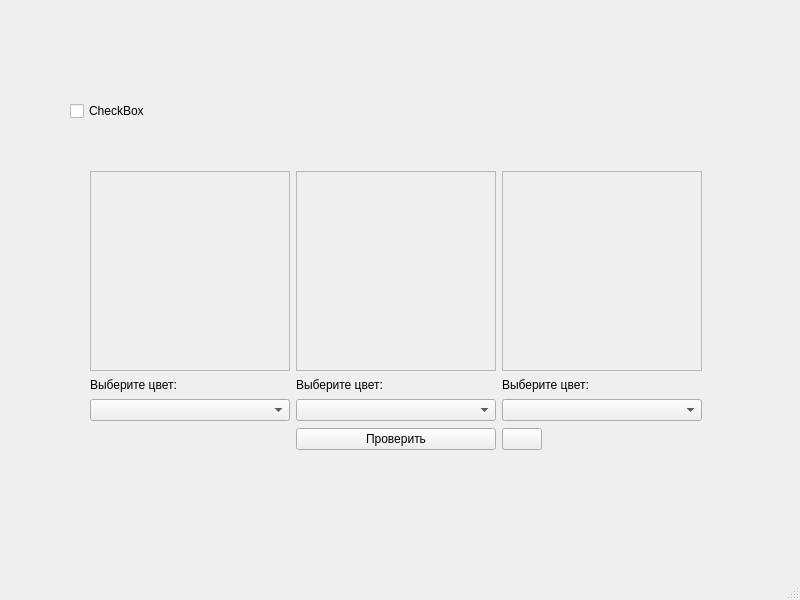
<?xml version="1.0" encoding="UTF-8"?>
<ui version="4.0">
 <class>MainWindow</class>
 <widget class="QMainWindow" name="MainWindow">
  <property name="enabled">
   <bool>true</bool>
  </property>
  <property name="geometry">
   <rect>
    <x>0</x>
    <y>0</y>
    <width>800</width>
    <height>600</height>
   </rect>
  </property>
  <property name="sizePolicy">
   <sizepolicy hsizetype="Fixed" vsizetype="Fixed">
    <horstretch>0</horstretch>
    <verstretch>0</verstretch>
   </sizepolicy>
  </property>
  <property name="mouseTracking">
   <bool>true</bool>
  </property>
  <property name="windowTitle">
   <string>Logical Balls</string>
  </property>
  <property name="toolTipDuration">
   <number>-1</number>
  </property>
  <property name="toolButtonStyle">
   <enum>Qt::ToolButtonTextOnly</enum>
  </property>
  <widget class="QWidget" name="centralwidget">
   <property name="sizePolicy">
    <sizepolicy hsizetype="Fixed" vsizetype="Fixed">
     <horstretch>0</horstretch>
     <verstretch>0</verstretch>
    </sizepolicy>
   </property>
   <widget class="QLabel" name="ruleGame">
    <property name="geometry">
     <rect>
      <x>90</x>
      <y>100</y>
      <width>611</width>
      <height>27</height>
     </rect>
    </property>
    <property name="sizePolicy">
     <sizepolicy hsizetype="Expanding" vsizetype="Expanding">
      <horstretch>0</horstretch>
      <verstretch>0</verstretch>
     </sizepolicy>
    </property>
    <property name="font">
     <font>
      <pointsize>15</pointsize>
     </font>
    </property>
    <property name="layoutDirection">
     <enum>Qt::LeftToRight</enum>
    </property>
    <property name="text">
     <string/>
    </property>
    <property name="alignment">
     <set>Qt::AlignCenter</set>
    </property>
   </widget>
   <widget class="QWidget" name="layoutWidget">
    <property name="geometry">
     <rect>
      <x>90</x>
      <y>170</y>
      <width>614</width>
      <height>284</height>
     </rect>
    </property>
    <layout class="QGridLayout" name="gridLayout">
     <item row="0" column="0">
      <widget class="QFrame" name="frame_1">
       <property name="sizePolicy">
        <sizepolicy hsizetype="Fixed" vsizetype="Fixed">
         <horstretch>0</horstretch>
         <verstretch>0</verstretch>
        </sizepolicy>
       </property>
       <property name="minimumSize">
        <size>
         <width>200</width>
         <height>200</height>
        </size>
       </property>
       <property name="baseSize">
        <size>
         <width>0</width>
         <height>0</height>
        </size>
       </property>
       <property name="frameShape">
        <enum>QFrame::StyledPanel</enum>
       </property>
       <property name="frameShadow">
        <enum>QFrame::Raised</enum>
       </property>
      </widget>
     </item>
     <item row="0" column="1">
      <widget class="QFrame" name="frame_2">
       <property name="sizePolicy">
        <sizepolicy hsizetype="Fixed" vsizetype="Fixed">
         <horstretch>0</horstretch>
         <verstretch>0</verstretch>
        </sizepolicy>
       </property>
       <property name="minimumSize">
        <size>
         <width>200</width>
         <height>200</height>
        </size>
       </property>
       <property name="baseSize">
        <size>
         <width>0</width>
         <height>0</height>
        </size>
       </property>
       <property name="frameShape">
        <enum>QFrame::StyledPanel</enum>
       </property>
       <property name="frameShadow">
        <enum>QFrame::Raised</enum>
       </property>
      </widget>
     </item>
     <item row="0" column="2">
      <widget class="QFrame" name="frame_3">
       <property name="sizePolicy">
        <sizepolicy hsizetype="Fixed" vsizetype="Fixed">
         <horstretch>0</horstretch>
         <verstretch>0</verstretch>
        </sizepolicy>
       </property>
       <property name="minimumSize">
        <size>
         <width>200</width>
         <height>200</height>
        </size>
       </property>
       <property name="baseSize">
        <size>
         <width>0</width>
         <height>0</height>
        </size>
       </property>
       <property name="frameShape">
        <enum>QFrame::StyledPanel</enum>
       </property>
       <property name="frameShadow">
        <enum>QFrame::Raised</enum>
       </property>
      </widget>
     </item>
     <item row="1" column="0">
      <widget class="QLabel" name="selectColorText">
       <property name="sizePolicy">
        <sizepolicy hsizetype="Preferred" vsizetype="Fixed">
         <horstretch>0</horstretch>
         <verstretch>0</verstretch>
        </sizepolicy>
       </property>
       <property name="text">
        <string>Выберите цвет:</string>
       </property>
      </widget>
     </item>
     <item row="1" column="1">
      <widget class="QLabel" name="selectColorText_2">
       <property name="sizePolicy">
        <sizepolicy hsizetype="Preferred" vsizetype="Fixed">
         <horstretch>0</horstretch>
         <verstretch>0</verstretch>
        </sizepolicy>
       </property>
       <property name="text">
        <string>Выберите цвет:</string>
       </property>
      </widget>
     </item>
     <item row="1" column="2">
      <widget class="QLabel" name="selectColorText_3">
       <property name="sizePolicy">
        <sizepolicy hsizetype="Preferred" vsizetype="Fixed">
         <horstretch>0</horstretch>
         <verstretch>0</verstretch>
        </sizepolicy>
       </property>
       <property name="text">
        <string>Выберите цвет:</string>
       </property>
      </widget>
     </item>
     <item row="2" column="0">
      <widget class="QComboBox" name="colorSelecting">
       <property name="sizePolicy">
        <sizepolicy hsizetype="Preferred" vsizetype="Fixed">
         <horstretch>0</horstretch>
         <verstretch>0</verstretch>
        </sizepolicy>
       </property>
       <property name="mouseTracking">
        <bool>false</bool>
       </property>
       <property name="focusPolicy">
        <enum>Qt::NoFocus</enum>
       </property>
       <property name="acceptDrops">
        <bool>false</bool>
       </property>
       <property name="toolTip">
        <string/>
       </property>
       <property name="statusTip">
        <string/>
       </property>
       <property name="whatsThis">
        <string/>
       </property>
       <property name="accessibleName">
        <string/>
       </property>
       <property name="accessibleDescription">
        <string/>
       </property>
       <property name="editable">
        <bool>false</bool>
       </property>
       <property name="currentText">
        <string/>
       </property>
       <property name="currentIndex">
        <number>-1</number>
       </property>
       <property name="placeholderText">
        <string/>
       </property>
       <property name="modelColumn">
        <number>0</number>
       </property>
       <item>
        <property name="text">
         <string>Синий</string>
        </property>
       </item>
       <item>
        <property name="text">
         <string>Красный</string>
        </property>
       </item>
       <item>
        <property name="text">
         <string>Жёлтый</string>
        </property>
       </item>
      </widget>
     </item>
     <item row="2" column="1">
      <widget class="QComboBox" name="colorSelecting_2">
       <property name="sizePolicy">
        <sizepolicy hsizetype="Preferred" vsizetype="Fixed">
         <horstretch>0</horstretch>
         <verstretch>0</verstretch>
        </sizepolicy>
       </property>
       <property name="editable">
        <bool>false</bool>
       </property>
       <property name="currentIndex">
        <number>-1</number>
       </property>
       <item>
        <property name="text">
         <string>Синий</string>
        </property>
       </item>
       <item>
        <property name="text">
         <string>Красный</string>
        </property>
       </item>
       <item>
        <property name="text">
         <string>Жёлтый</string>
        </property>
       </item>
      </widget>
     </item>
     <item row="2" column="2">
      <widget class="QComboBox" name="colorSelecting_3">
       <property name="sizePolicy">
        <sizepolicy hsizetype="Preferred" vsizetype="Fixed">
         <horstretch>0</horstretch>
         <verstretch>0</verstretch>
        </sizepolicy>
       </property>
       <property name="editable">
        <bool>false</bool>
       </property>
       <property name="currentIndex">
        <number>-1</number>
       </property>
       <item>
        <property name="text">
         <string>Синий</string>
        </property>
       </item>
       <item>
        <property name="text">
         <string>Красный</string>
        </property>
       </item>
       <item>
        <property name="text">
         <string>Жёлтый</string>
        </property>
       </item>
      </widget>
     </item>
     <item row="3" column="1">
      <widget class="QPushButton" name="checkButton">
       <property name="enabled">
        <bool>true</bool>
       </property>
       <property name="sizePolicy">
        <sizepolicy hsizetype="Preferred" vsizetype="Fixed">
         <horstretch>0</horstretch>
         <verstretch>0</verstretch>
        </sizepolicy>
       </property>
       <property name="font">
        <font>
         <underline>false</underline>
         <strikeout>false</strikeout>
        </font>
       </property>
       <property name="text">
        <string>Проверить</string>
       </property>
       <property name="checkable">
        <bool>false</bool>
       </property>
       <property name="checked">
        <bool>false</bool>
       </property>
       <property name="autoExclusive">
        <bool>false</bool>
       </property>
       <property name="default">
        <bool>false</bool>
       </property>
       <property name="flat">
        <bool>false</bool>
       </property>
      </widget>
     </item>
     <item row="3" column="2">
      <widget class="QPushButton" name="newLvlButton">
       <property name="sizePolicy">
        <sizepolicy hsizetype="Fixed" vsizetype="Fixed">
         <horstretch>50</horstretch>
         <verstretch>0</verstretch>
        </sizepolicy>
       </property>
       <property name="text">
        <string/>
       </property>
      </widget>
     </item>
    </layout>
   </widget>
   <widget class="QCheckBox" name="checkBox">
    <property name="geometry">
     <rect>
      <x>70</x>
      <y>100</y>
      <width>78</width>
      <height>22</height>
     </rect>
    </property>
    <property name="text">
     <string>CheckBox</string>
    </property>
   </widget>
  </widget>
  <widget class="QMenuBar" name="menubar">
   <property name="geometry">
    <rect>
     <x>0</x>
     <y>0</y>
     <width>800</width>
     <height>21</height>
    </rect>
   </property>
  </widget>
  <widget class="QStatusBar" name="statusbar"/>
 </widget>
 <resources/>
 <connections/>
</ui>
